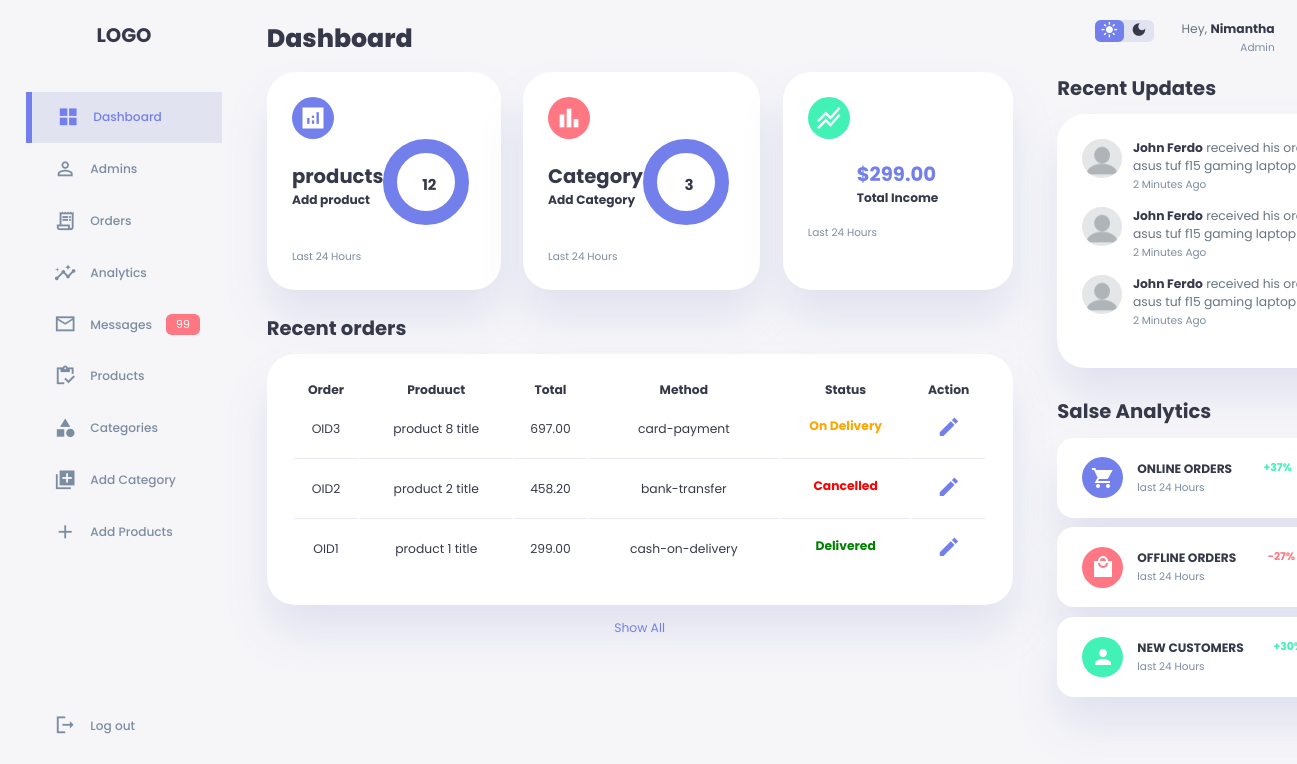
Page /admin/index.php (signed in) on the committed database.
### tables this page shows
CREATE TABLE `tbl_order` (
  `id` int(10) UNSIGNED NOT NULL,
  `product` varchar(150) NOT NULL,
  `size` varchar(100) NOT NULL,
  `price` decimal(10,2) NOT NULL,
  `qty` int(11) NOT NULL,
  `total` decimal(10,2) NOT NULL,
  `order_date` datetime NOT NULL,
  `status` varchar(50) NOT NULL,
  `customer_name` varchar(150) NOT NULL,
  `customer_contact` varchar(20) NOT NULL,
  `customer_email` varchar(150) NOT NULL,
  `customer_address` varchar(255) NOT NULL,
  `postal_code` int(100) NOT NULL,
  `payment_method` varchar(100) NOT NULL
);

### admin/index.php (the view, shortened to what this page needs)
<?php include('partials/dashboard-menu.php'); ?>
        <main>
            <h1>Dashboard</h1>
            <div class="insights">
                <?php
                    $sql = "SELECT * FROM tbl_product";
                    $res = mysqli_query($conn, $sql);
                    $count = mysqli_num_rows($res);
                ?>
                <div class="product" onclick="window.location.href='<?php echo SITEURL; ?>admin/manage-products.php'">
                    <span class="material-icons-sharp">analytics</span>
                    <div class="middle">
                        <div class="left">
                            <h2>products</h2>
                            <h3>Add product</h3>
                        </div>
                        <div class="progress">
                            <svg>
                                <circle cx="38" cy="38" r="36"></circle>
                            </svg>
                            <div class="number">
                                <h3><?php echo $count; ?></h3>
                            </div>
                        </div>
                    </div>
                    <small class="text-muted ">Last 24 Hours</small>
                </div>
                <?php
                    $sql2 = "SELECT * FROM tbl_category";
                    $res2 = mysqli_query($conn, $sql2);
                    $count2 = mysqli_num_rows($res2);
                ?>
                <div class="category" onclick="window.location.href='<?php echo SITEURL; ?>admin/manage-category.php'">
                    <span class="material-icons-sharp">bar_chart</span>
                    <div class="middle">
                        <div class="left">
                            <h2>Category</h2>
                            <h3>Add Category</h3>
                        </div>
                        <div class="progress">
                            <svg>
                                <circle cx="38" cy="38" r="36"></circle>
                            </svg>
                            <div class="number">
                                <h3><?php echo $count2; ?></h3>
                            </div>
                        </div>
                    </div>
                    <small class="text-muted ">Last 24 Hours</small>
                </div>
                <div class="income">
                    <?php
                            $sql4 = "SELECT SUM(total) AS Total FROM tbl_order WHERE status='Delivered'";
                            $res4 = mysqli_query($conn, $sql4);
                            $row4 = mysqli_fetch_assoc($res4);
                            $total_revenue = $row4['Total'];
                        ?>
                    <span class="material-icons-sharp">stacked_line_chart</span>
                    <div class="middle income-card">
                        <div class="left">
                            <h2>$<?php echo $total_revenue; ?></h2>
                            <h3>Total Income</h3>
                        </div>
                    </div>
                    <small class="text-muted ">Last 24 Hours</small>
                </div>
            </div>
            <div class="recent-orders" >
                <h2>Recent orders</h2>
                <table>
                    <thead>
                        <th>Order</th>
                        <th>Produuct</th>
                        <th>Total</th>
                        <th>Method</th>
                        <th>Status</th>
                        <th>Action</th>
                    </thead>
                    <tbody>
                    <?php
                        $sql3 = "SELECT * FROM tbl_order ORDER BY id DESC LIMIT 4";
                        $res3 = mysqli_query($conn, $sql3);
                        $count3 = mysqli_num_rows($res3);
                        if($count3>0)
                        {
                            while($row3=mysqli_fetch_assoc($res3))
                            {
                                $id = $row3['id'];
                                $product = $row3['product'];
                                $total = $row3['total'];
                                $payment_method = $row3['payment_method'];
                                $status = $row3['status'];
                    ?>
                        <tr>
                            <td>OID<?php echo $id; ?></td>
                            <td><?php echo $product; ?></td>
                            <td><?php echo $total; ?></td>
                            <td><?php echo $payment_method; ?></td>
                            <td>
                                <?php
                                    if($status=="Ordered")
                                    {
                                        echo "<label>$status</label>";
                                    }
                                    elseif($status=="On Delivery")
                                    {
                                        echo "<label style='color: orange;'>$status</label>";
                                    }
                                    elseif($status=="Delivered")
                                    {
                                        echo "<label style='color: green;'>$status</label>";
                                    }
                                    elseif($status=="Cancelled")
                                    {
                                        echo "<label style='color: red;'>$status</label>";
                                    }
                                ?>
                            </td>
                            <td>
                                <a href="<?php echo SITEURL;?>admin/update-order.php?id=<?php echo $id; ?>"><span class="material-icons-sharp edit">edit</span></a>
                            </td>
                        </tr>
                        <?php
                            }
                            }
                            else
                            {
                            echo "<tr><td colspan='9' class='danger'>Orders not Available</td></tr>";
                            }
                        ?>
                    </tbody>
                </table>
                <a href="<?php echo SITEURL; ?>admin/manage-order.php">Show All</a>
            </div>
        </main>
        <div class="right">
            <div class="top">
                <div class="theme-toggler">
                    <span class="material-icons-sharp active">light_mode</span>
                    <span class="material-icons-sharp">dark_mode</span>
                </div>
                <div class="profile">
                    <div class="info">
                        <p>Hey, <b>Nimantha</b></p>
                        <small class="text-muted">Admin</small>
                    </div>
                </div>
            </div>
            <div class="recent-updates">
                <h2>Recent Updates</h2>
                <div class="updates">
                    <div class="update">
                        <div class="profile-photo">
                            <img src="profile-default.png" alt="">
                        </div>
                        <div class="message">
                            <p><b>John Ferdo</b> received his order of asus tuf f15 gaming laptop</p>
                            <small class="text-muted">2 Minutes Ago</small>
                        </div>
                    </div>
                    <div class="update">
                        <div class="profile-photo">
                            <img src="profile-default.png" alt="">
                        </div>
                        <div class="message">
                            <p><b>John Ferdo</b> received his order of asus tuf f15 gaming laptop</p>
                            <small class="text-muted">2 Minutes Ago</small>
                        </div>
                    </div>
                    <div class="update">
                        <div class="profile-photo">
                            <img src="profile-default.png" alt="">
                        </div>
                        <div class="message">
                            <p><b>John Ferdo</b> received his order of asus tuf f15 gaming laptop</p>
                            <small class="text-muted">2 Minutes Ago</small>
                        </div>
                    </div>
                </div>
            </div>
            <div class="sales-analytics">
                <h2>Salse Analytics</h2>
                <div class="item online">
                    <div class="icon">
                        <span class="material-icons-sharp">shopping_cart</span>
                    </div>
                    <div class="right">
                        <div class="info">
                            <h3>ONLINE ORDERS</h3>
                            <small class="text-muted">last 24 Hours</small>
                        </div>
                        <h5 class="success">+37%</h5>
                    </div>
                </div>
                <div class="item offline">
                    <div class="icon">
                        <span class="material-icons-sharp">local_mall</span>
                    </div>
                    <div class="right">
                        <div class="info">
                            <h3>OFFLINE ORDERS</h3>
                            <small class="text-muted">last 24 Hours</small>
                        </div>
                        <h5 class="danger">-27%</h5>
                    </div>
                </div>
                <div class="item customers">
                    <div class="icon">
                        <span class="material-icons-sharp">person</span>
                    </div>
                    <div class="right">
                        <div class="info">
                            <h3>NEW CUSTOMERS</h3>
                            <small class="text-muted">last 24 Hours</small>
                        </div>
                        <h5 class="success">+30%</h5>
                    </div>
                </div>
            </div>
        </div>
    </div>
<?php include('partials/footer.php'); ?>

### admin/partials/dashboard-menu.php (shortened to what this page needs)
<!DOCTYPE html>
<html lang="en">
<head>
    <link rel="stylesheet" href="../css/admin.css">
</head>
<body>
    <div class="container">
        <aside>
            <div class="top">
                <div class="logo">
                    <h2>LOGO</h2>
                </div>
            </div>
            <div class="sidebar" id="sidebar">
                <a href="index.php" class="active">
                    <span class="material-icons-sharp">grid_view</span>
                    <h3>Dashboard</h3>
                </a>
                <a href="manage-admin.php">
                    <span class="material-icons-sharp">person_outline</span>
                    <h3>Admins</h3>
                </a>
                <a href="manage-order.php">
                    <span class="material-icons-sharp">receipt_long</span>
                    <h3>Orders</h3>
                </a>
                <a href="#">
                    <span class="material-icons-sharp">insights</span>
                    <h3>Analytics</h3>
                </a>
                <a href="#">
                    <span class="material-icons-sharp">mail_outline</span>
                    <h3>Messages</h3>
                    <span class="message-count">99</span>
                </a>
                <a href="manage-products.php">
                    <span class="material-icons-sharp">inventory</span>
                    <h3>Products</h3>
                </a>
                <a href="manage-category.php">
                <span class="material-icons-sharp">category</span>
                    <h3>Categories</h3>
                </a>
                <a href="add-category.php">
                    <span class="material-icons-sharp">queue</span>
                    <h3>Add Category</h3>
                </a>
                <a href="add-product.php">
                    <span class="material-icons-sharp">add</span>
                    <h3>Add Products</h3>
                </a>
                <a href="logout.php">
                    <span class="material-icons-sharp">logout</span>
                    <h3>Log out</h3>
                </a>
            </div>
        </aside>

### admin/partials/footer.php (shortened to what this page needs)
</body>
</html>

### rows in the picture
tbl_order: id "3", product "product 8 title", total "697.00", payment_method "card-payment", status "On Delivery"
tbl_order: id "2", product "product 2 title", total "458.20", payment_method "bank-transfer", status "Cancelled"
tbl_order: id "1", product "product 1 title", total "299.00", payment_method "cash-on-delivery", status "Delivered"

### other values in the picture
$count "12"
$count2 "3"
$total_revenue "299.00"
